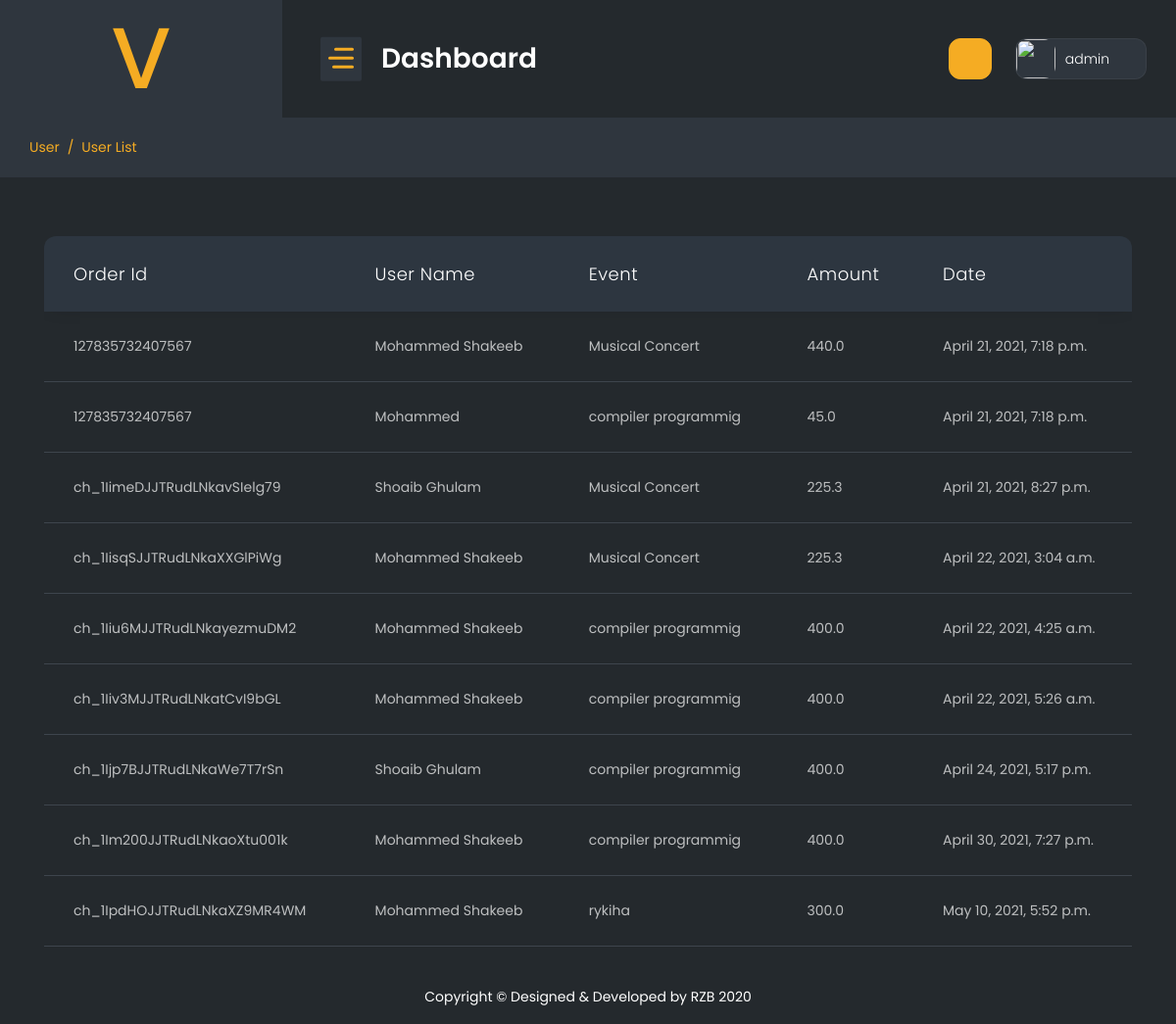
Screenshot of /superadmintransition (signed in) with the database file from the repository.
### webapp/models.py (models this page shows)
class Transactions(models.Model):
    Transaction_id = models.AutoField(primary_key=True)
    user_id = models.ForeignKey(User_Signup , on_delete=models.SET_NULL,blank=True,null=True)
    event_id= models.ForeignKey(Event , on_delete=models.SET_NULL,blank=True,null=True)
    order_id = models.CharField(max_length=255, default="")
    createdDate = models.DateTimeField(auto_now_add=True, blank=True)
    totalAmount = models.FloatField(default=0.0)
    status =models.CharField(max_length=100, choices=PAYMENT , default="Pending")

class User_Signup(models.Model):
    user_id = models.AutoField(primary_key=True)
    Name = models.CharField(max_length=255, default="")
    Surname = models.CharField(max_length=255, default="")
    Ci = models.CharField(max_length=255, default="")
    Ruc = models.CharField(max_length=255, default="")
    Gender = models.CharField(max_length=20, default="")
    Phones = models.CharField(max_length=20, default="")
    Email = models.EmailField(max_length=255, default="")
    Direction = models.CharField(max_length=255, default="")
    City =  models.CharField(max_length=255, default="")
    Birth_date  = models.DateField()
    Creation = models.DateTimeField(auto_now_add=True, blank=True)
    Password = models.TextField(max_length=500 , default="")
    def __str__(self):
        return self.Name

class Event(models.Model):
    EventId = models.AutoField(primary_key=True)
    EventName = models.CharField(max_length=255, default="")
    Cost = models.FloatField(default=0.0)
    Registration_start = models.DateField()
    Registration_end = models.DateField()
    Runner_quantity = models.IntegerField(default=0)
    Event_logo = models.ImageField(upload_to='Eventlogo/',default="SuperAdmin/dummy.jpg")
    Status = models.CharField(max_length=50, default="")
    EventTypeId = models.ForeignKey(Event_Type , on_delete=models.SET_NULL,blank=True,null=True)
    Description = models.TextField(default="")
    created = models.DateTimeField(auto_now_add=True, blank=True)
    buy_link=models.TextField(default="")
    def __str__(self):
        return self.EventName

### webapp/views.py (the view)
# urls.py: path('superadmintransition',superadmintransition.as_view(),name="superadmintransition"),
class superadmintransition(View):
    def get(self,request):
        if not request.session.has_key('adminid'):
            return redirect("/superadminlogin")
        try:
            data = Transactions.objects.all()
            return render(request ,'superadmin/transition.html',{'data':data})
        except:
            return redirect("/superadmin")

### templates/superadmin/transition.html (shortened to what this page needs)
{% extends "superadmin/base.html" %}
{% load static %}
{% block body %}
<div class="container-fluid">
    <div class="page-titles">
        <ol class="breadcrumb">
            <li class="breadcrumb-item active"><a href="javascript:void(0)">User</a></li>
            <li class="breadcrumb-item"><a href="javascript:void(0)">User List</a></li>
        </ol>
    </div>
    <div class="row">
        <div class="col-lg-12">
        <div class="col-lg-12">
            <div class="table-responsive">
                <table id="example-5" class="table display mb-4  fs-14">
                    <thead>
                        <tr>
                            <th>Order Id</th>
                            <th>User Name</th>
                            <th>Event</th>
                            <th>Amount</th>
                            <th>date</th>
                        </tr>
                    </thead>
                    <tbody>
                        {% for d in data%}
                        <tr>
                            <td>{{d.order_id}}</td>
                            <td>{{d.user_id}}</td>
                            <td>{{d.event_id}}</td>
                            <td>{{d.totalAmount}}</td>
                            <td>{{d.createdDate}}</td>
                        </tr>
                        {% endfor %}
                    </tbody>
                </table>
            </div>
        </div>
    </div>
</div>
{% endblock body %}

### rows the page displays
Transactions: order_id "127835732407567", user_id "Mohammed Shakeeb", event_id "Musical Concert", totalAmount "440.0", createdDate "April 21, 2021, 7:18 p.m."
Transactions: order_id "127835732407567", user_id "Mohammed", event_id "compiler programmig", totalAmount "45.0", createdDate "April 21, 2021, 7:18 p.m."
Transactions: order_id "ch_1IimeDJJTRudLNkavSIelg79", user_id "Shoaib Ghulam", event_id "Musical Concert", totalAmount "225.3", createdDate "April 21, 2021, 8:27 p.m."
Transactions: order_id "ch_1IisqSJJTRudLNkaXXGlPiWg", user_id "Mohammed Shakeeb", event_id "Musical Concert", totalAmount "225.3", createdDate "April 22, 2021, 3:04 a.m."
Transactions: order_id "ch_1Iiu6MJJTRudLNkayezmuDM2", user_id "Mohammed Shakeeb", event_id "compiler programmig", totalAmount "400.0", createdDate "April 22, 2021, 4:25 a.m."
Transactions: order_id "ch_1Iiv3MJJTRudLNkatCvI9bGL", user_id "Mohammed Shakeeb", event_id "compiler programmig", totalAmount "400.0", createdDate "April 22, 2021, 5:26 a.m."
Transactions: order_id "ch_1Ijp7BJJTRudLNkaWe7T7rSn", user_id "Shoaib Ghulam", event_id "compiler programmig", totalAmount "400.0", createdDate "April 24, 2021, 5:17 p.m."
Transactions: order_id "ch_1Im200JJTRudLNkaoXtu001k", user_id "Mohammed Shakeeb", event_id "compiler programmig", totalAmount "400.0", createdDate "April 30, 2021, 7:27 p.m."
Transactions: order_id "ch_1IpdHOJJTRudLNkaXZ9MR4WM", user_id "Mohammed Shakeeb", event_id "rykiha", totalAmount "300.0", createdDate "May 10, 2021, 5:52 p.m."

### other values shown
{{ request.session.adminname }} "admin"
